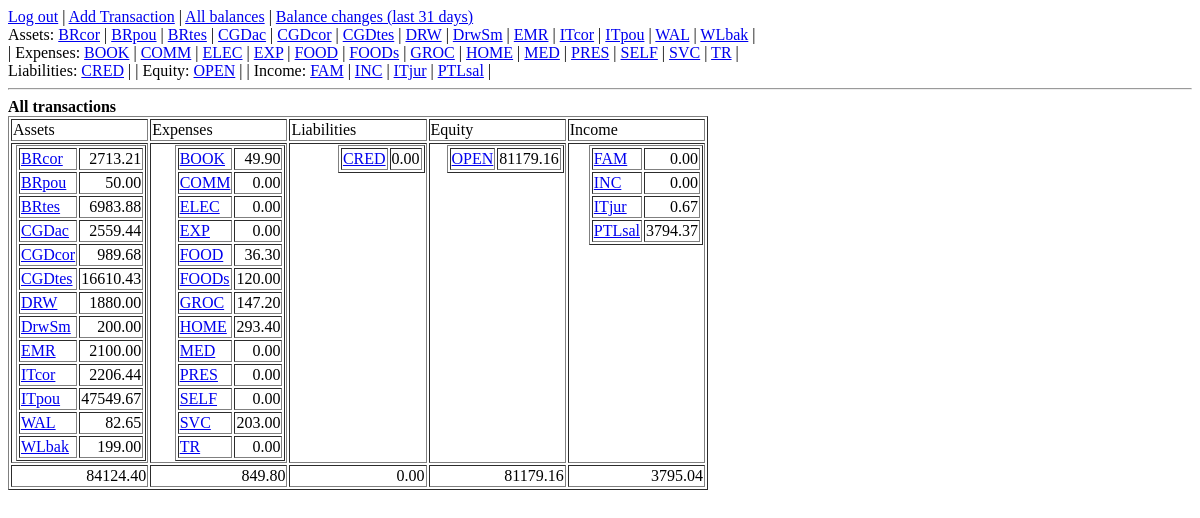
/alesheets/balances/ (signed in), run on an earlier commit of the app's database.
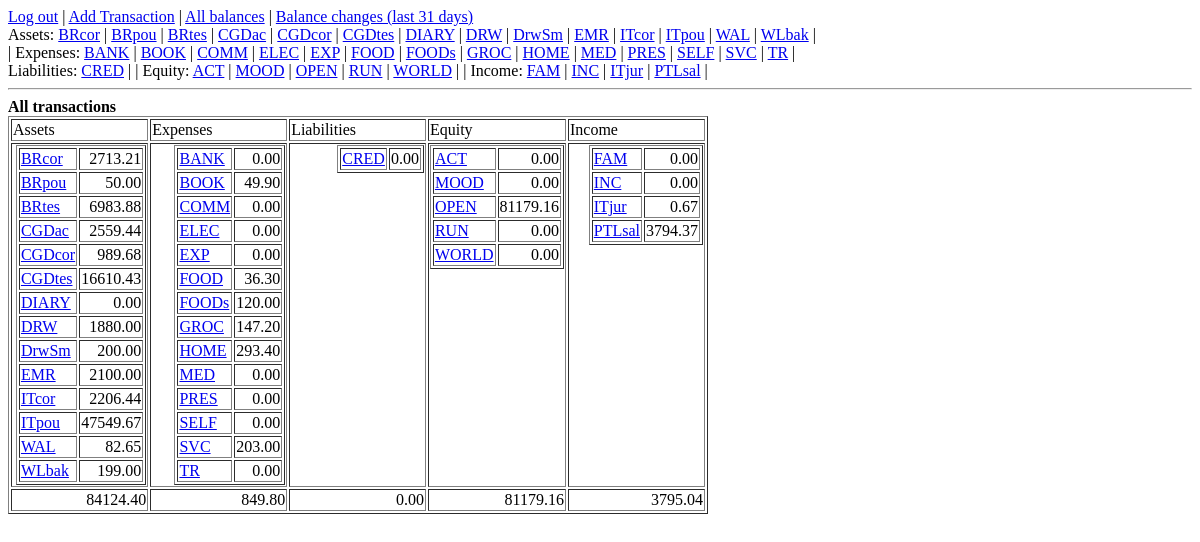
And on a later commit of the database.
### alesheets/models.py (models this page shows)
class Account(models.Model):
    owner = models.ForeignKey(Owner)
    name = models.CharField(max_length=80)
    short_name = models.CharField(max_length=20)
    type = models.ForeignKey(AccountType)
    def __unicode__(self):
        return self.short_name
    def __str__(self):
        return self.__unicode__()

### alesheets/views.py (the view)
@login_required
def show_balances(request):
    asset_accounts = Account.objects.filter(type__name="Asset").order_by('short_name')
    expense_accounts = Account.objects.filter(type__name="Expense").order_by('short_name')
    liability_accounts = Account.objects.filter(type__name="Liability").order_by('short_name')
    equity_accounts = Account.objects.filter(type__name="Equity").order_by('short_name')
    income_accounts = Account.objects.filter(type__name="Income").order_by('short_name')
    account_types = [asset_accounts, expense_accounts, liability_accounts,
                     equity_accounts, income_accounts]
    type_balances = []
    type_totals = []
    for type in account_types:
        type_balances.append(map(get_balance_html, type))
        type_totals.append("%.2f" % sum(map(get_balance_value, type)))
    return render(request, 'alesheets/showbalances.html',
                  {'type_balances': type_balances,
                   'type_totals': type_totals,
                   'asset_accounts': asset_accounts,
                   'expense_accounts': expense_accounts,
                   'liability_accounts': liability_accounts,
                   'equity_accounts': equity_accounts,
                   'income_accounts': income_accounts,
                   'report_type': "All transactions", })

### alesheets/views.py (called while the page is built)
def get_balance_html(account):
    balance = 0
    debit_transactions = Transaction.objects.filter(debit=account)
    credit_transactions = Transaction.objects.filter(credit=account)
    raw_transactions = sorted(chain(debit_transactions,
                                    credit_transactions),
                              key=lambda tr: tr.date)
    for transaction in raw_transactions:
        sign = account.type.sign_modifier
        if str(transaction.credit) == str(account.short_name):
            sign *= -1
        balance += sign * transaction.value
    return '<tr><td><a href="/alesheets/account/%s/">%s</a></td><td align="right">%.2f</td></tr>' % (account.short_name, account.short_name, balance)

def get_balance_value(account):
    balance = 0
    debit_transactions = Transaction.objects.filter(debit=account)
    credit_transactions = Transaction.objects.filter(credit=account)
    raw_transactions = sorted(chain(debit_transactions,
                                    credit_transactions),
                              key=lambda tr: tr.date)
    for transaction in raw_transactions:
        sign = account.type.sign_modifier
        if str(transaction.credit) == str(account.short_name):
            sign *= -1
        balance += sign * transaction.value
    return balance

### alesheets/templates/alesheets/showbalances.html (shortened to what this page needs)
<html>
  <head>
  </head>
  <body>
    {% include "alesheets/allaccts.html" %}
    <b>
      {{ report_type}}
    </b>
    <table width="700" border="1">
      <thead>
        <td width="20%">Assets</td>
        <td width="20%">Expenses</td>
        <td width="20%">Liabilities</td>
        <td width="20%">Equity</td>
        <td width="20%">Income</td>
      </thead>
      <tbody>
        <tr>
          {% for type in type_balances %}
          <td valign="top" align="right">
            <table border="1">
              {% autoescape off %}
              {% for balance in type %}
              {{ balance }}
              {% endfor %}
              {% endautoescape %}
            </table>
          </td>
          {% endfor %}
        </tr>
        <tr>
          {% for type in type_totals %}
          <td align="right">{{ type }}</td>
          {% endfor %}
        </tr>
      </tbody>
    </table>
  </body>
</html>

### alesheets/templates/alesheets/allaccts.html
<a href="/alesheets/logout/">Log out</a> |
<a href="/admin/alesheets/transaction/add/" target="alesheets_admin">Add Transaction</a> |
<a href="/alesheets/balances">All balances</a> |
<a href="/alesheets/balchanges">Balance changes (last 31 days)</a><br>
Assets:
{% for account in asset_accounts %}
<a href="/alesheets/account/{{ account.short_name }}/">{{account.short_name }}</a> |
{% endfor %}
<br>
| Expenses:
{% for account in expense_accounts %}
<a href="/alesheets/account/{{ account.short_name }}/">{{account.short_name }}</a> |
{% endfor %}
<br>
Liabilities:
{% for account in liability_accounts %}
<a href="/alesheets/account/{{ account.short_name }}/">{{account.short_name }}</a> |
{% endfor %}
| Equity:
{% for account in equity_accounts %}
<a href="/alesheets/account/{{ account.short_name }}/">{{account.short_name }}</a> |
{% endfor %}
| Income:
{% for account in income_accounts %}
<a href="/alesheets/account/{{ account.short_name }}/">{{account.short_name }}</a> |
{% endfor %}
<hr>

What changed in the data, as far as the page shows it:
added Account: short_name "DIARY"
added Account: short_name "BANK"
added Account: short_name "ACT"
added Account: short_name "MOOD"
added Account: short_name "RUN"
added Account: short_name "WORLD"
Also different on the page:
new list line: "DIARY 0.00"
new list line: "BANK 0.00"
new list line: "ACT 0.00 MOOD 0.00 RUN 0.00 WORLD 0.00"
